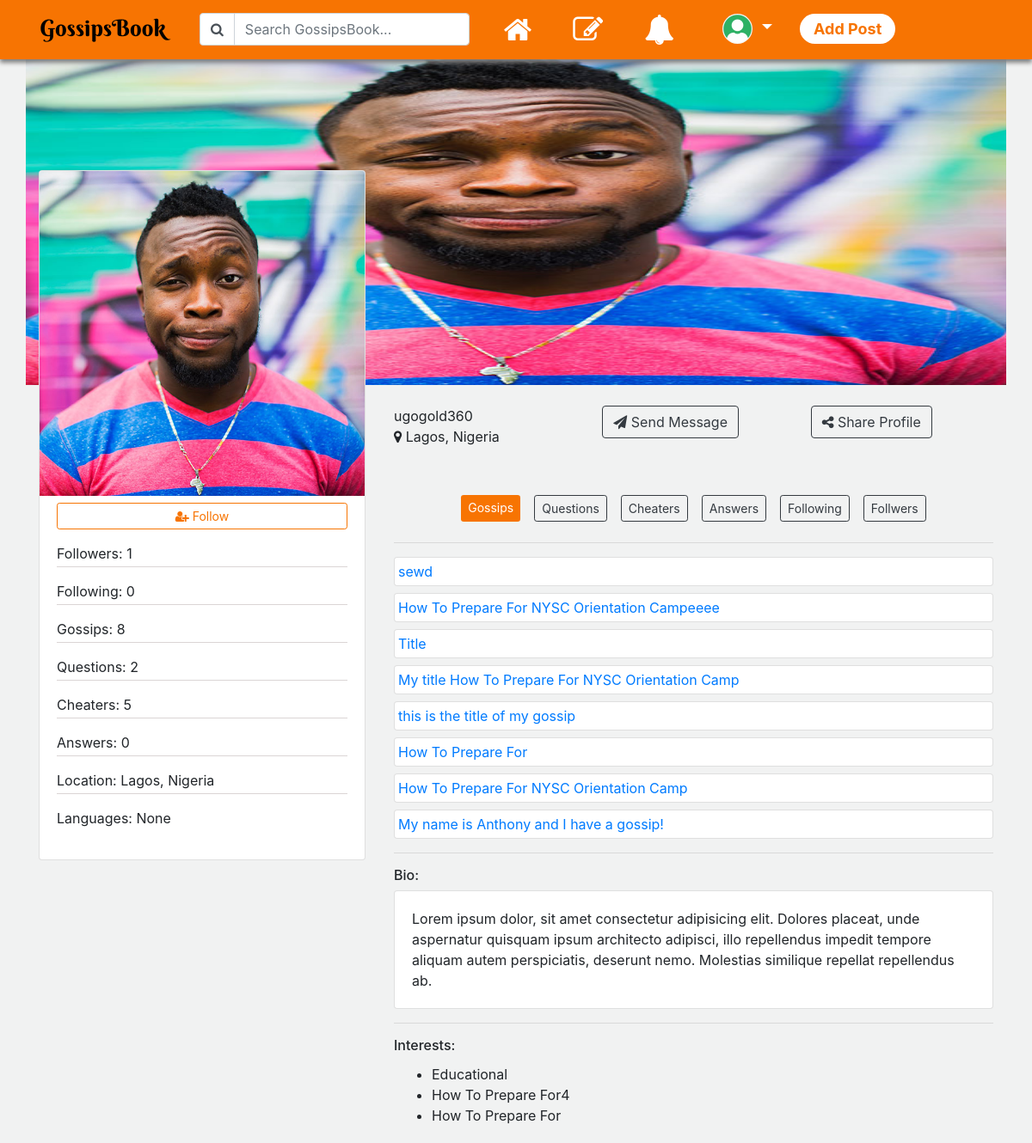
Before: /users/ugogold360/profile with the older database file.
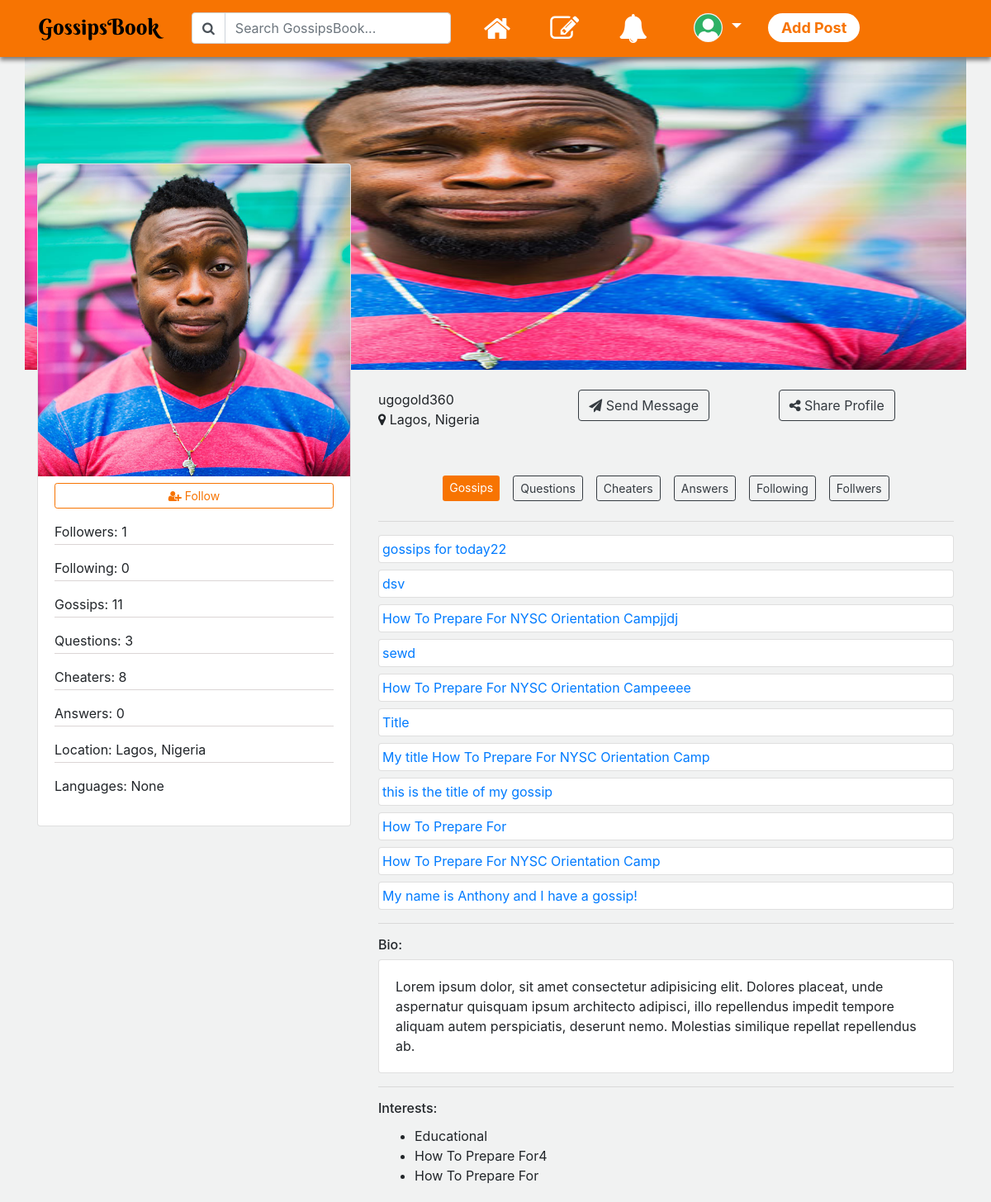
After: the same page with the newer database file.
### users/models.py (models this page shows, shortened)
class Profile(models.Model):
    user = models.OneToOneField(User, on_delete=models.CASCADE)
    image = models.ImageField(default='default_profile_pic2.png', upload_to=upload_location, blank=True)
    bio = models.TextField(max_length=455, null=True, blank=True)
    location = models.CharField(max_length=255, null=True, blank=True)
    languages = models.CharField(max_length=255, null=True, blank=True)
    interests = models.ManyToManyField(Interests, related_name='interests', blank=True)
    followers = models.ManyToManyField(User, related_name='followers', blank=True)
    following = models.ManyToManyField(User, related_name='following', blank=True)
    date_created = models.DateTimeField(auto_now_add=True)
    date_updated = models.DateTimeField(auto_now=True)

class Interests(models.Model):
    title = models.CharField(max_length=75, unique=True)
    description = models.TextField(max_length=300, blank=True, null=True, help_text='You can optionally provide a '
                                                                                    'description for this interest')
    class Meta:
        verbose_name_plural = 'Interests'

### gossips/models.py (models this page shows, shortened)
class GossipsModel(models.Model):
    title = models.CharField(max_length=75, unique=True, help_text='What is the title of your gossip?',
                             verbose_name='Title')
    content = models.TextField(max_length=3000)
    slug = models.SlugField(unique=True)
    date_published = models.DateTimeField(auto_now_add=True, verbose_name='Date Published')
    date_updated = models.DateTimeField(auto_now=True, verbose_name='Date Updated')
    author = models.ForeignKey(User, on_delete=models.CASCADE, related_name='gossip_author')
    image = models.ImageField(upload_to=upload_location, blank=True, null=True, help_text='Add image (optional)')
    tags = models.ManyToManyField(Tags, name='q_tags', blank=True)
    shares = models.IntegerField(default=0)
    true = models.ManyToManyField(User, related_name='true', blank=True)
    false = models.ManyToManyField(User, related_name='false', blank=True)
    class Meta:
        verbose_name_plural = 'Gossips'

### users/views.py (the view)
# urls.py: path('<str:username>/profile', user_view_profile, name='user_view_profile'),
def user_view_profile(request, username):
    try:
        user_profile = User.objects.get(username=username)
    except:
        messages.warning(request, "An error occured while trying to get the user details")
        return redirect('gossips:gossips_index')
    user_questions = QuestionsModel.objects.filter(author=user_profile).order_by('-date_published')
    user_gossips = GossipsModel.objects.filter(author=user_profile).order_by('-date_published')
    user_cheaters = CheatersModel.objects.filter(author=user_profile).order_by('-date_published')
    followers = user_profile.profile.followers.all()
    following = user_profile.profile.following.all()
    context = {'user_profile': user_profile,
                'user_questions': user_questions,
                'user_gossips': user_gossips,
                'user_cheaters': user_cheaters,
                'followers': followers,
                'following': following}
    return render(request, 'users/view_profile.html', context)

### users/templates/users/view_profile.html (shortened to what this page needs)
<!doctype html> {% load static %}
<html lang="en">
<head>
    <link rel="stylesheet" href="https://cdnjs.cloudflare.com/ajax/libs/font-awesome/4.7.0/css/font-awesome.min.css">
    <link rel="stylesheet" href="{% static 'css/bootstrap.min.css' %}">
    <link rel="stylesheet" href="{% static 'css/style.css' %}">
    <link rel="stylesheet" href="{% static 'css/custom.css' %}">
</head>
<body>
    <div class="mb-5">
        {% include 'navigation.html' %}
    </div>
    <div class="container image-container">
        <div class="row">
            <img class="img-fluid profile_hero" src="{{user_profile.profile.image.url}}
            " alt="{{user_profile.username}}'s image">
        </div>
        <div class="row">
            <section class="col-4">
                <div class="card profile_image">
                    <img class="card-img-top" src="{{user_profile.profile.image.url}}" alt="{{user_profile.username}} profile image">
                    <div class="card-body pt-2">
                        {% if not request.user == user_profile %}
                        {% if request.user in user_profile.profile.followers.all %}
                        <a href="{% url 'users:follow_user' user_profile.username %}" class="btn btn-outline-light btn-sm btn-block follow-button mb-3"><i class="fa fa-user-minus"></i> Unfollow</a>
                        {% else %}
                        <a href="{% url 'users:follow_user' user_profile.username %}" class="btn btn-outline-light btn-sm btn-block follow-button mb-3"><i class="fa fa-user-plus"></i> Follow</a>
                        {% endif %}
                        {% endif %}
                        <p class="card-text text-lead">Followers: {{followers.count}}</p>
                        <p class="card-text">Following: {{following.count}}</p>
                        <p class="card-text">Gossips: {{user_gossips.count}}</p>
                        <p class="card-text">Questions: {{user_questions.count}}</p>
                        <p class="card-text">Cheaters: {{user_cheaters.count}}</p>
                        <p class="card-text">Answers: 0 </p>
                        <p class="card-text">Location: {{user_profile.profile.location}}</p>
                        <p>Languages: {{user_profile.profile.languages}}</p>
                    </div>
                </div>
            </section>
            <section class="col-8 mt-4 pl-5">
                <div class="d-none d-md-inline">
                    <div class="row">
                        <div class="col-4">
                            {{user_profile.username}}
                            <br>
                            <i class="fa fa-map-marker"></i> {{user_profile.profile.location}}
                        </div>
                        <div class="col-4">
                            <a href="#" class="btn btn-outline-dark"><i class="fa fa-send"></i> Send Message</a>
                        </div>
                        <div class="col-4">
                            <a href="#" class="btn btn-outline-dark"><i class="fa fa-share-alt"></i> Share Profile</a>
                        </div>
                    </div>
                </div>
                <section>
                    <div class="row mt-5 justify-content-center">
                        <div class="btn btn-outline-dark btn-sm m-2" id="gossipsButton">
                            Gossips
                        </div>
                        <div class="btn btn-outline-dark btn-sm m-2" id="questionsButton">
                            Questions
                        </div>
                        <div class="btn btn-outline-dark btn-sm m-2" id="cheatersButton">
                            Cheaters
                        </div>
                        <div class="btn btn-outline-dark btn-sm m-2" id="AnswersButton">
                            Answers
                        </div>
                        <div class="btn btn-outline-dark btn-sm m-2">
                           Following
                        </div>
                        <div class="btn btn-outline-dark btn-sm m-2">
                            Follwers
                        </div>
                    </div>
                </section>
                <hr>
                <main class="detailSection" id="gossipsList">
                    {% for gossip in user_gossips %}
                    <div class="card mb-2">
                        <div class="card-body p-1"><a href="{% url 'gossips:gossip_detail' gossip.slug %}">{{gossip.title}}</a> </div>
                    </div>
                    {% endfor %}
                </main>
                <hr>
                <main>
                    <h6>Bio:</h6>
                    <div class="card">
                        <div class="card-body">
                                {{user_profile.profile.bio|safe}}
                        </div>
                    </div>
                </main>
                <hr>
                <main>
                    <h6>Interests:</h6>
                    <div class="">
                        <div class="card-body p-1">
                            <ul>
                                {% for interest in user_profile.profile.interests.all %}
                                    <li>{{ interest.title }} </li>
                                {% endfor %}
                            </ul>
                        </div>
                    </div>
                </main>
            </section>
        </div>
    </div>
</body>
</html>

### controls/templates/navigation.html (shortened to what this page needs)
{% load static %}
<nav class="navbar navbar-expand-lg navbar-light fixed-top">
    <div class="container">
        <div class="row">
            <a class="navbar-brand" href="{% url 'gossips:gossips_index' %}">
                <img src="{% static 'images/GossipsBook.png' %}" alt="">
            </a>
            {% url 'questions:questions_index' as index_page %}
            {% url 'gossips:gossips_index' as gossips_page %}
            {% url 'cheaters:cheaters_index' as cheaters_page %}
            {% url 'answers:answers' as answers_page %}
            {% url 'cheaters:cheaters_index' as cheaters_page %}
            <div class="collapse navbar-collapse" id="navbarSupportedContent">
                <ul class="navbar-nav mr-auto">
                    <form class="form-inline input-group">
                        <div class="input-group-prepend">
                            <div class="input-group-text bg-white"><i class="fa fa-search"></i></div>
                        </div>
                        <input class="form-control mr-sm-2" type="search" placeholder="Search GossipsBook..." aria-label="Search">
                    </form>
                </ul>
                <ul class="navbar-nav mr-auto ml-2">
                    <li class="nav-item {% if request.path == gossips_page %} active {% endif %} {% if request.path == index_page %} active {% endif %} {% if request.path == cheaters_page %} active {% endif %}">
                        <a class="nav-link  pr-4 pl-4" title="Home" href="{% url 'gossips:gossips_index' %}" style="font-size: 35px; padding: 0px;">
                            <i class="fa fa-home"></i>
                        </a>
                    </li>
                    <li class="nav-item {% if request.path == answers_page %} active {% endif %}">
                        <a class="nav-link pr-4 pl-4" title="Answers" href="{% url 'answers:answers' %}" style="font-size: 35px; padding: 0px;"><i class="fa fa-edit"></i></a>
                    </li>
                    <li class="nav-item {% if request.path == notifications_page %} active {% endif %}">
                        <a class="nav-link pr-4 pl-4" title="Notification" href="#" style="font-size: 35px; padding: 0px;"><i class="fa fa-bell"></i></a>
                    </li>
                    <li class="nav-item dropdown pr-4 pl-4">
                        <a class="nav-link dropdown-toggle" href="#" id="navbarDropdown" role="button" data-toggle="dropdown" aria-haspopup="true" aria-expanded="false">
                            <img style="height:35px; width:35px;" class="img-fluid rounded-circle" src="{% if request.user.is_authenticated %} {{request.user.profile.image.url}} {% else %} {% static 'images/default_profile_pic2.png' %} {% endif %}">
                        </a>
                    </li>
                    <li class="nav-item d-none d-md-block">
                        <a class="nav-link p-1 pl-3 pr-3 mt-2" title="Ask a question" href="#" data-toggle="modal" data-target="#addPostPopup" style="font-size: 18px; background-color: white; color: #F77402; border-radius: 20px; font-weight:bold;">
                            Add Post
                        </a>
                    </li>
                </ul>
            </div>
        </div>
    </div>
</nav>

### static/css/custom.css (style rules this page uses)
body { background-color: #F1F2F2; }
.navbar { min-height: 50px; background-color: #F77402; box-shadow: 0px 4px 5px grey; }
.navbar a { font-size: 20px; }
.navbar-light .navbar-nav .nav-link { color: white; }
.navbar-brand { padding: 0 10px; height: 50px; line-height: 50px; }
.image-container { position: relative; }
.profile_hero { width: 100%; height: 400px; }
.profile_image { position: absolute; width: 100%; top: -250px; }
.follow-button { background-color: white; border: 1px solid#F77402; color: #F77402; }

### users/templates/users/view_profile.html (style rules this page uses)
.card-text { border-bottom: 1px solid rgb(219, 213, 213); padding-bottom: 3px; }
.active_section { background-color: #F77402; border: #F77402; color: white; }

Changed rows visible on the page:
added GossipsModel: title "gossips for today22"
added GossipsModel: title "dsv"
added GossipsModel: title "How To Prepare For NYSC Orientation Campjjdj"
Other visible differences:
{{ user_gossips.count }}: "8" → "11"
{{ user_questions.count }}: "2" → "3"
{{ user_cheaters.count }}: "5" → "8"
